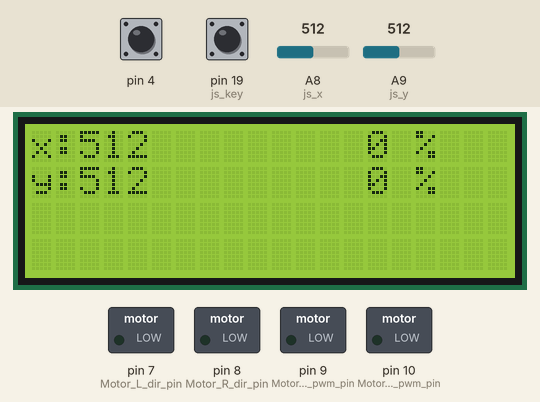
A sketch run on a simulated Arduino Mega 2560, built with avr-gcc and run on an emulated ATmega2560. Shown: 20×4 character LCD, switched loads named in the sketch (green lamp = pin HIGH). The inputs (shaded band) are chosen by the test bench; at power-on: pin 19 (js_key) HIGH, pin 4 HIGH, A8 (js_x) = 512, A9 (js_y) = 512. What the sketch prints to the serial monitor is not drawn.

Above: at 1.2 s.
1.3 s: pin 19 (js_key) pulled LOW for 0.25 s
At 2.7 s:
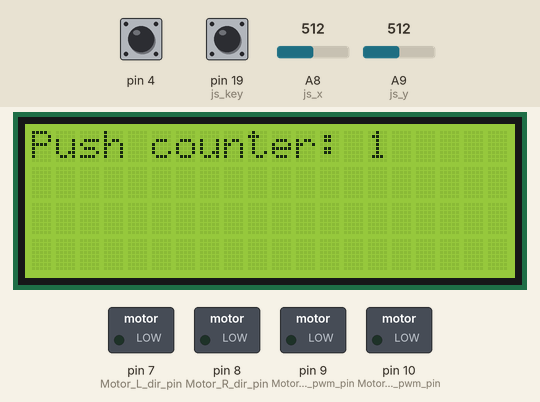
Timing chart, 0 to 22.0 s (numbered marks = the images above; inputs shaded):
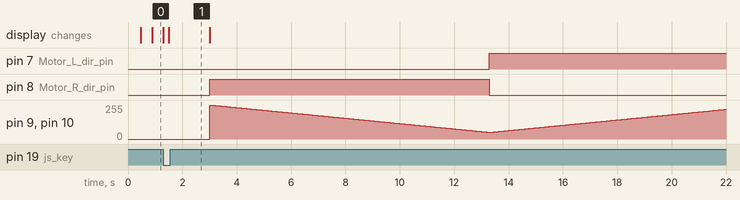

Measured:
- after the input at 1.3 s, pin 7 (Motor_L_dir_pin): LOW → HIGH after 12.0 s; pin 8 (Motor_R_dir_pin): LOW → HIGH after 1.7 s, → LOW 10.3 s later; the display: first differs from a run without the input after 0.21 s (image 1)
- what the display in image 0 shows lasts 0.4 s, from 0.9 s to 1.3 s

The sketch:

week37.ino
```cpp
#include <LiquidCrystal.h>

//PIN definitions

const int rs = 37, en = 36, d4 = 35, d5 = 34, d6 = 33, d7 = 32;
LiquidCrystal lcd(rs, en, d4, d5, d6, d7);
const int js_x = A8, js_y = A9, js_key = 19;

#define Motor_forward 0
#define Motor_return 1
#define Motor_L_dir_pin 7
#define Motor_R_dir_pin 8
#define Motor_L_pwm_pin 9
#define Motor_R_pwm_pin 10

// Predefined global variables

volatile bool pushFlag = false;
volatile unsigned long lastStateChange = 0;
const unsigned long debounceMillis = 50;
volatile unsigned int pushCounter = 0;
volatile bool motorTestComplete = false;

void onJoystickPush() {
  pushFlag = true;
}


void setup() {
  Serial.begin(9600);
  pinMode(Motor_L_dir_pin, OUTPUT);
  pinMode(Motor_R_dir_pin, OUTPUT);
  pinMode(Motor_L_pwm_pin, OUTPUT);
  pinMode(Motor_R_pwm_pin, OUTPUT);
  pinMode(js_key, INPUT_PULLUP);
  attachInterrupt(digitalPinToInterrupt(js_key), onJoystickPush, FALLING);
  lcd.begin(20, 4);
}


// SOMETIMES JOYSTICK VALUES DO NOT CHANGE INDEPENDENTLY, BOTH ARE THE SAME VALUE
// FAULT WITH CODE OR JOYSTICK? CLARIFY

void printJoystickValues() {
 int x_value = analogRead(js_x);
 int y_value = analogRead(js_y);
 double x_relative_volts = ( (double) x_value * 5.0) / 1023.0;
 double y_relative_volts = ( (double) y_value * 5.0) / 1023.0;
 int x_relative_percentage = (((x_relative_volts / 5) * 100) - 50) * 2;
 int y_relative_percentage = (((y_relative_volts / 5) * 100) - 50) * 2;

 lcd.setCursor(0, 0);
 lcd.print("x:");
 lcd.print(x_value);
 lcd.setCursor(14, 0);
 lcd.print(x_relative_percentage);
 lcd.print(" %");

lcd.setCursor(0, 1);
lcd.print("y:");
lcd.print(y_value);
lcd.setCursor(14, 1);
lcd.print(y_relative_percentage);
lcd.print(" %");
}

// Motor test runs once in each direction, then the motorTestComplete flag is set to true
// This prevents any follow-up tests until the code is reuploaded
void motorTest() {
   // in the original code, both tires set to spin in the same direction, didn't happen in practice
  // for now, LEFT ENGINES GO THE OPPOSITE WAY
  // either keep the workaround or change the cables

  // forward test
  digitalWrite(Motor_R_dir_pin, Motor_return);
  digitalWrite(Motor_L_dir_pin, Motor_forward);

  for (int pwm = 255; pwm > 50; pwm--) {
    analogWrite(Motor_L_pwm_pin, pwm);
    analogWrite(Motor_R_pwm_pin, pwm);
    Serial.println(pwm);
    delay(50);
  }

  // reverse test

  digitalWrite(Motor_R_dir_pin, Motor_forward);
  digitalWrite(Motor_L_dir_pin, Motor_return);

  Serial.println();

  for (int pwm = 50; pwm < 255; pwm++) {
    analogWrite(Motor_L_pwm_pin, pwm);
    analogWrite(Motor_R_pwm_pin, pwm);
    Serial.println(pwm);
    delay(50);
  }
  analogWrite(Motor_L_pwm_pin, 0);
  analogWrite(Motor_R_pwm_pin, 0);
  motorTestComplete = true;
}

// print the number of times the joystick has been clicked

void printPushCounter() {
   lcd.clear();
   lcd.setCursor(0, 0);
   lcd.print("Push counter: ");
   lcd.print(pushCounter);
   delay(1500);
   lcd.clear();
}

void loop() {
  if (pushFlag) {
    pushFlag = false;

    unsigned long now = millis();
    if (now - lastStateChange >= debounceMillis && !motorTestComplete) {
      digitalWrite(digitalPinToInterrupt(js_key), !digitalRead(digitalPinToInterrupt(js_key)));
      lastStateChange = now;
      pushCounter++;
      printPushCounter();
      motorTest();
    }
  }
  printJoystickValues();
  delay(200);
  lcd.clear();
}
```
